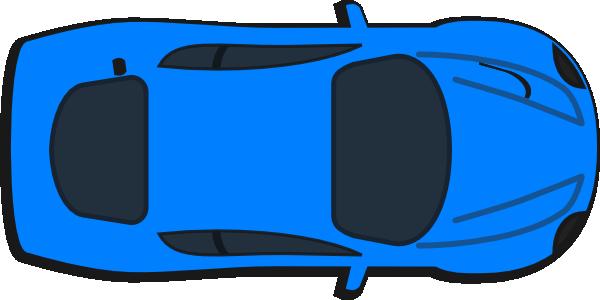
%> input picture 2024_ieee_most/examples/game_sim/most_conf_figs/pics/blue_car.png, 600 x 300 px
$ octave Plot_topview_for_most_paper.m   (GNU Octave 9; MATLAB toolbox functions it lacks are replaced by stand-ins)
%> lines starting %> are read from the running program, lines starting %| are printed output that depends on the picture
%
clear; close all;clc;
Util.plot_setup();
%> (this line was passed over: Util is not available in this run)
stk = dbstack; filepath = which(stk(1).file);
save_root = fileparts(filepath);
% save as svg for Inkscape editing
full_save_path = @(pic_name) fullfile(save_root, "most_conf_figs", 'results', pic_name + ".svg");
load_run = @(f) load(fullfile("cutin_results", f + ".mat"));
override = 0; % 1 will override the saved figure
%% cut_in_From_behind
title = "cut_in_from_behind_4_Follower";
ego_pic = imread(fullfile("most_conf_figs", "pics ", "blue_car.png"));
%> ego_pic is the input picture: size 300x600x3 uint8; mean R, G, B 53.6, 121.4, 189.6
cut_pic = imread(fullfile("most_conf_figs", "pics ", "red_car.png"));
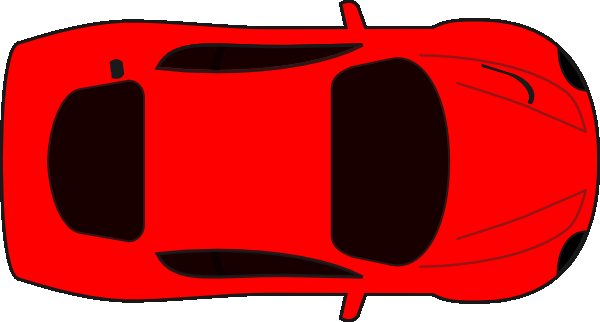
%> input picture 2024_ieee_most/examples/game_sim/most_conf_figs/pics/red_car.png, 600 x 322 px
%> cut_pic is the input picture: size 322x600x3 uint8; mean R, G, B 192.8, 46.8, 46.8
other_pic = imread(fullfile("most_conf_figs", "pics ", "grey_car.png"));
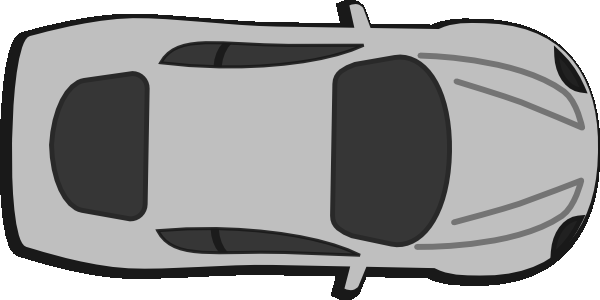
%> input picture 2024_ieee_most/examples/game_sim/most_conf_figs/pics/grey_car.png, 600 x 300 px
%> other_pic is the input picture: size 300x600x3 uint8; min 25, max 255, mean 156.1
% frame_rate = 30;
frame = [1, 11, 21, 31, 41];
%> (the run ends here)
